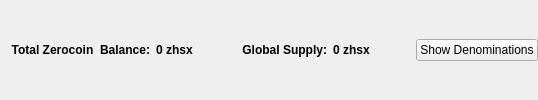
                       <widget class="QFrame" name="balanceSupplyFrame">
                        <layout class="QHBoxLayout" name="horizontalLayout_2" stretch="0,0,0,1,0">
                         <property name="rightMargin">
                          <number>0</number>
                         </property>
                         <item>
                          <layout class="QHBoxLayout" name="horizontalLayout_34">
                           <item>
                            <widget class="QLabel" name="labelzAvailableText_3">
                             <property name="font">
                              <font>
                               <weight>75</weight>
                               <bold>true</bold>
                              </font>
                             </property>
                             <property name="toolTip">
                              <string>Total Balance including unconfirmed and immature zhsx</string>
                             </property>
                             <property name="text">
                              <string>Total Zerocoin  Balance:</string>
                             </property>
                             <property name="alignment">
                              <set>Qt::AlignRight|Qt::AlignTrailing|Qt::AlignVCenter</set>
                             </property>
                            </widget>
                           </item>
                           <item>
                            <widget class="QLabel" name="labelzAvailableAmount_4">
                             <property name="minimumSize">
                              <size>
                               <width>40</width>
                               <height>0</height>
                              </size>
                             </property>
                             <property name="font">
                              <font>
                               <weight>75</weight>
                               <bold>true</bold>
                              </font>
                             </property>
                             <property name="toolTip">
                              <string>Total Balance including unconfirmed and immature zhsx</string>
                             </property>
                             <property name="text">
                              <string>0 zhsx</string>
                             </property>
                             <property name="alignment">
                              <set>Qt::AlignLeading|Qt::AlignLeft|Qt::AlignVCenter</set>
                             </property>
                            </widget>
                           </item>
                          </layout>
                         </item>
                         <item>
                          <spacer name="horizontalSpacer_32">
                           <property name="orientation">
                            <enum>Qt::Horizontal</enum>
                           </property>
                           <property name="sizeHint" stdset="0">
                            <size>
                             <width>40</width>
                             <height>20</height>
                            </size>
                           </property>
                          </spacer>
                         </item>
                         <item>
                          <layout class="QHBoxLayout" name="horizontalLayout_35">
                           <item>
                            <widget class="QLabel" name="labelZsupplyText_2">
                             <property name="font">
                              <font>
                               <weight>75</weight>
                               <bold>true</bold>
                              </font>
                             </property>
                             <property name="text">
                              <string>Global Supply:</string>
                             </property>
                             <property name="alignment">
                              <set>Qt::AlignRight|Qt::AlignTrailing|Qt::AlignVCenter</set>
                             </property>
                            </widget>
                           </item>
                           <item>
                            <widget class="QLabel" name="labelZsupplyAmount_2">
                             <property name="font">
                              <font>
                               <weight>75</weight>
                               <bold>true</bold>
                              </font>
                             </property>
                             <property name="text">
                              <string>0 zhsx</string>
                             </property>
                            </widget>
                           </item>
                          </layout>
                         </item>
                         <item>
                          <spacer name="horizontalSpacer_31">
                           <property name="orientation">
                            <enum>Qt::Horizontal</enum>
                           </property>
                           <property name="sizeHint" stdset="0">
                            <size>
                             <width>40</width>
                             <height>20</height>
                            </size>
                           </property>
                          </spacer>
                         </item>
                         <item>
                          <widget class="QPushButton" name="pushButtonShowDenoms">
                           <property name="toolTip">
                            <string>Show zhsx denominations list</string>
                           </property>
                           <property name="text">
                            <string>Show Denominations</string>
                           </property>
                          </widget>
                         </item>
                        </layout>
                       </widget>
